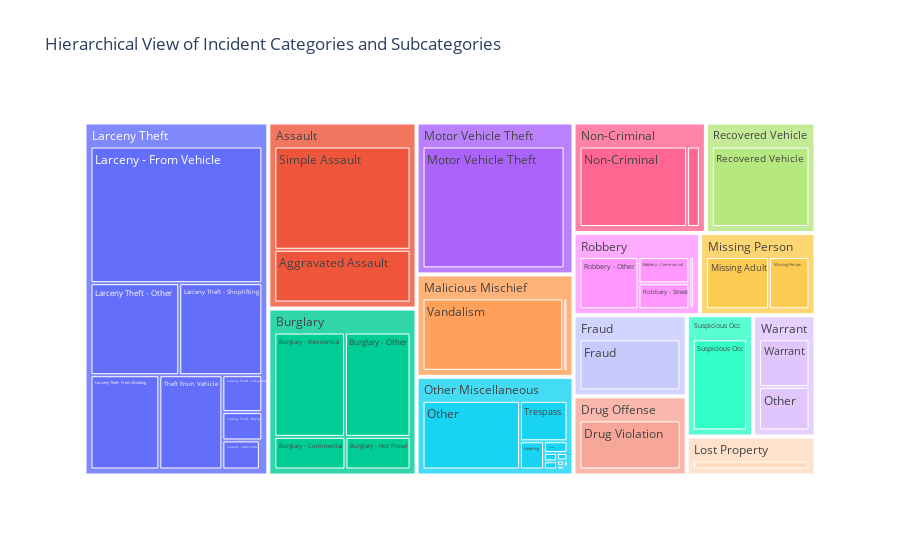

Here is the notebook cell this chart was saved with:
### Markdown cell above
Insight: While "Larceny/Theft" is the dominant category across all top districts, the proportions of other crimes vary. For example, the Central and Southern districts show a very high volume of larceny compared to other crimes, indicating a strong focus on property crime in those areas.

### Code cell
# 8. Hierarchy of Crime (Treemap)
# Get the top 15 categories for clarity
import plotly.express as px
top_categories_for_treemap = df['incident_category'].value_counts().nlargest(15).index
treemap_df = df[df['incident_category'].isin(top_categories_for_treemap)]

# Group data for the treemap
treemap_data = treemap_df.groupby(['incident_category', 'incident_subcategory']).size().reset_index(name='count')

fig = px.treemap(treemap_data, 
                 path=['incident_category', 'incident_subcategory'], 
                 values='count',
                 title='Hierarchical View of Incident Categories and Subcategories',
                 color_continuous_scale='YlOrRd')
fig.show()

### Figure 1 — Plotly figure (JSON) as saved in the notebook; plotly's stock layout.template omitted (floating-point values rounded to 4 significant figures)
{"data": [{"branchvalues": "total", "domain": {"x": [0, 1], "y": [0, 1]}, "hovertemplate": "labels=%{label}<br>count=%{value}<br>parent=%{parent}<br>id=%{id}<extra></extra>", "ids": ["Assault/Aggravated Assault", "Other Miscellaneous/Arrest", "Fraud/Bad Checks", "Other Miscellaneous/Bribery", "Burglary/Burglary - Commercial", "Burglary/Burglary - Hot Prowl", "Burglary/Burglary - Other", "Burglary/Burglary - Residential", "Other Miscellaneous/Disorderly Conduct", "Drug Offense/Drug Violation", "Other Miscellaneous/Extortion-Blackmail", "Fraud/Fraud", "Other Miscellaneous/Fraud", "Other Miscellaneous/Intimidation", "Other Miscellaneous/Kidnapping", "Larceny Theft/Larceny - Auto Parts", "Larceny Theft/Larceny - From Vehicle", "Larceny Theft/Larceny Theft - Bicycle", "Larceny Theft/Larceny Theft - From Building", "Larceny Theft/Larceny Theft - Other", "Larceny Theft/Larceny Theft - Pickpocket", "Larceny Theft/Larceny Theft - Purse Snatch", "Larceny Theft/Larceny Theft - Shoplifting", "Other Miscellaneous/Liquor Law Violation", "Other Miscellaneous/Loitering", "Lost Property/Lost Property", "Missing Person/Missing Adult", "Missing Person/Missing Person", "Motor Vehicle Theft/Motor Vehicle Theft", "Motor Vehicle Theft/Motor Vehicle Theft (Attempted)", "Non-Criminal/Non-Criminal", "Malicious Mischief/Other", "Non-Criminal/Other", "Other Miscellaneous/Other", "Warrant/Other", "Recovered Vehicle/Recovered Vehicle", "Robbery/Robbery - Carjacking", "Robbery/Robbery - Commercial", "Robbery/Robbery - Other", "Robbery/Robbery - Residential", "Robbery/Robbery - Street", "Assault/Simple Assault", "Other Miscellaneous/Suspicious Occ", "Suspicious Occ/Suspicious Occ", "Larceny Theft/Theft From Vehicle", "Other Miscellaneous/Trespass", "Malicious Mischief/Vandalism", "Warrant/Warrant", "Other Miscellaneous/Weapons Offense", "Assault", "Burglary", "Drug Offense", "Fraud", "Larceny Theft", "Lost Property", "Malicious Mischief", "Missing Person", "Motor Vehicle Theft", "Non-Criminal", "Other Miscellaneous", "Recovered Vehicle", "Robbery", "Suspicious Occ", "Warrant"], "labels": ["Aggravated Assault", "Arrest", "Bad Checks", "Bribery", "Burglary - Commercial", "Burglary - Hot Prowl", "Burglary - Other", "Burglary - Residential", "Disorderly Conduct", "Drug Violation", "Extortion-Blackmail", "Fraud", "Fraud", "Intimidation", "Kidnapping", "Larceny - Auto Parts", "Larceny - From Vehicle", "Larceny Theft - Bicycle", "Larceny Theft - From Building", "Larceny Theft - Other", "Larceny Theft - Pickpocket", "Larceny Theft - Purse Snatch", "Larceny Theft - Shoplifting", "Liquor Law Violation", "Loitering", "Lost Property", "Missing Adult", "Missing Person", "Motor Vehicle Theft", "Motor Vehicle Theft (Attempted)", "Non-Criminal", "Other", "Other", "Other", "Other", "Recovered Vehicle", "Robbery - Carjacking", "Robbery - Commercial", "Robbery - Other", "Robbery - Residential", "Robbery - Street", "Simple Assault", "Suspicious Occ", "Suspicious Occ", "Theft From Vehicle", "Trespass", "Vandalism", "Warrant", "Weapons Offense", "Assault", "Burglary", "Drug Offense", "Fraud", "Larceny Theft", "Lost Property", "Malicious Mischief", "Missing Person", "Motor Vehicle Theft", "Non-Criminal", "Other Miscellaneous", "Recovered Vehicle", "Robbery", "Suspicious Occ", "Warrant"], "name": "", "parents": ["Assault", "Other Miscellaneous", "Fraud", "Other Miscellaneous", "Burglary", "Burglary", "Burglary", "Burglary", "Other Miscellaneous", "Drug Offense", "Other Miscellaneous", "Fraud", "Other Miscellaneous", "Other Miscellaneous", "Other Miscellaneous", "Larceny Theft", "Larceny Theft", "Larceny Theft", "Larceny Theft", "Larceny Theft", "Larceny Theft", "Larceny Theft", "Larceny Theft", "Other Miscellaneous", "Other Miscellaneous", "Lost Property", "Missing Person", "Missing Person", "Motor Vehicle Theft", "Motor Vehicle Theft", "Non-Criminal", "Malicious Mischief", "Non-Criminal", "Other Miscellaneous", "Warrant", "Recovered Vehicle", "Robbery", "Robbery", "Robbery", "Robbery", "Robbery", "Assault", "Other Miscellaneous", "Suspicious Occ", "Larceny Theft", "Other Miscellaneous", "Malicious Mischief", "Warrant", "Other Miscellaneous", "", "", "", "", "", "", "", "", "", "", "", "", "", "", ""], "type": "treemap", "values": [13695, 1, 34, 1, 4519, 4137, 13323, 14335, 51, 13148, 241, 13443, 627, 90, 60, 1870, 40302, 1944, 11137, 14024, 2533, 124, 13128, 180, 1548, 7374, 8470, 5457, 34282, 711, 19184, 694, 2286, 15279, 5288, 17779, 614, 3421, 7863, 20, 3371, 26778, 250, 11807, 10198, 4389, 22908, 5819, 14, 40473, 36314, 13148, 13477, 95260, 7374, 23602, 13927, 34993, 21470, 22731, 17779, 15289, 11807, 11107]}], "layout": {"legend": {"tracegroupgap": 0}, "title": {"text": "Hierarchical View of Incident Categories and Subcategories"}}}
